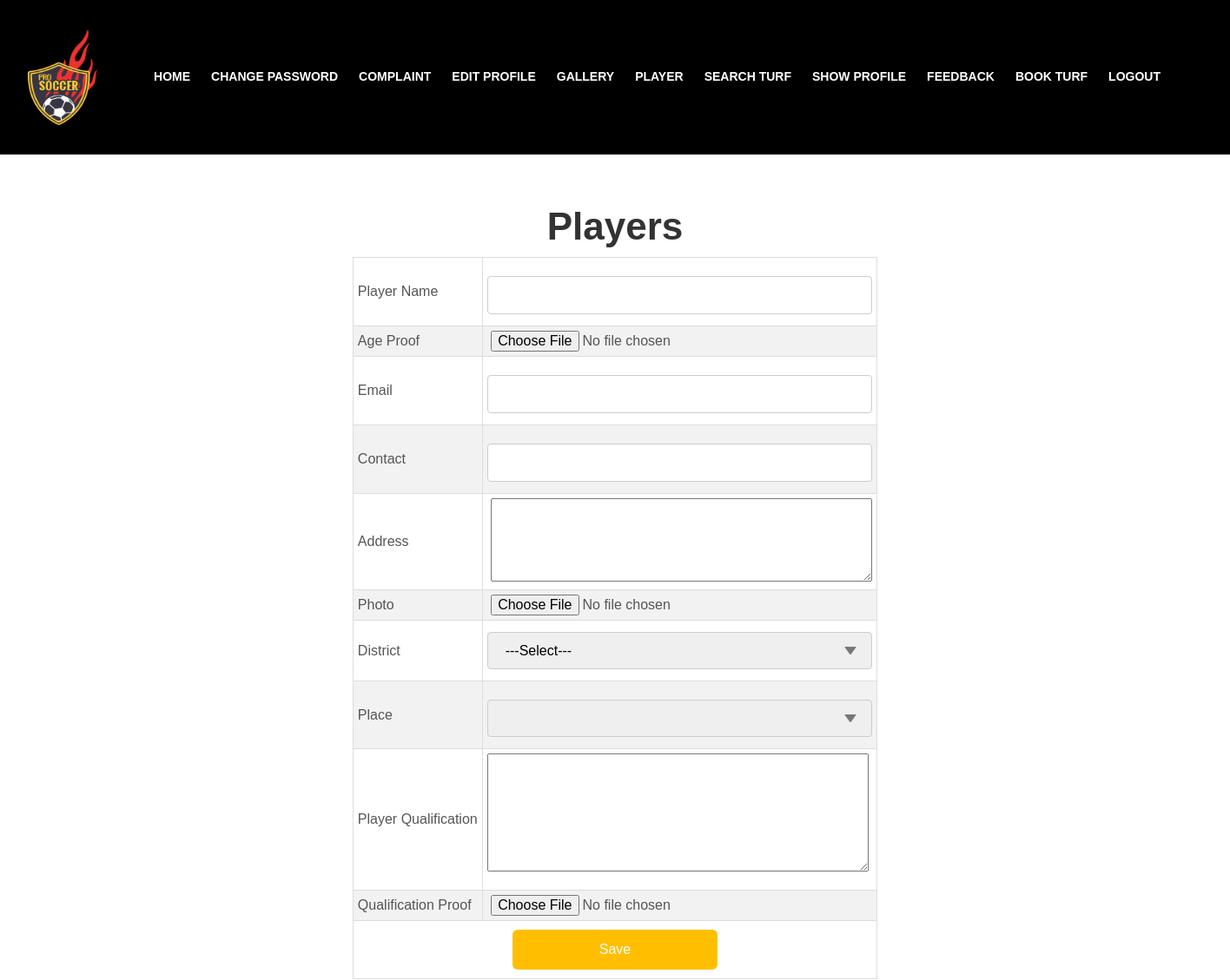
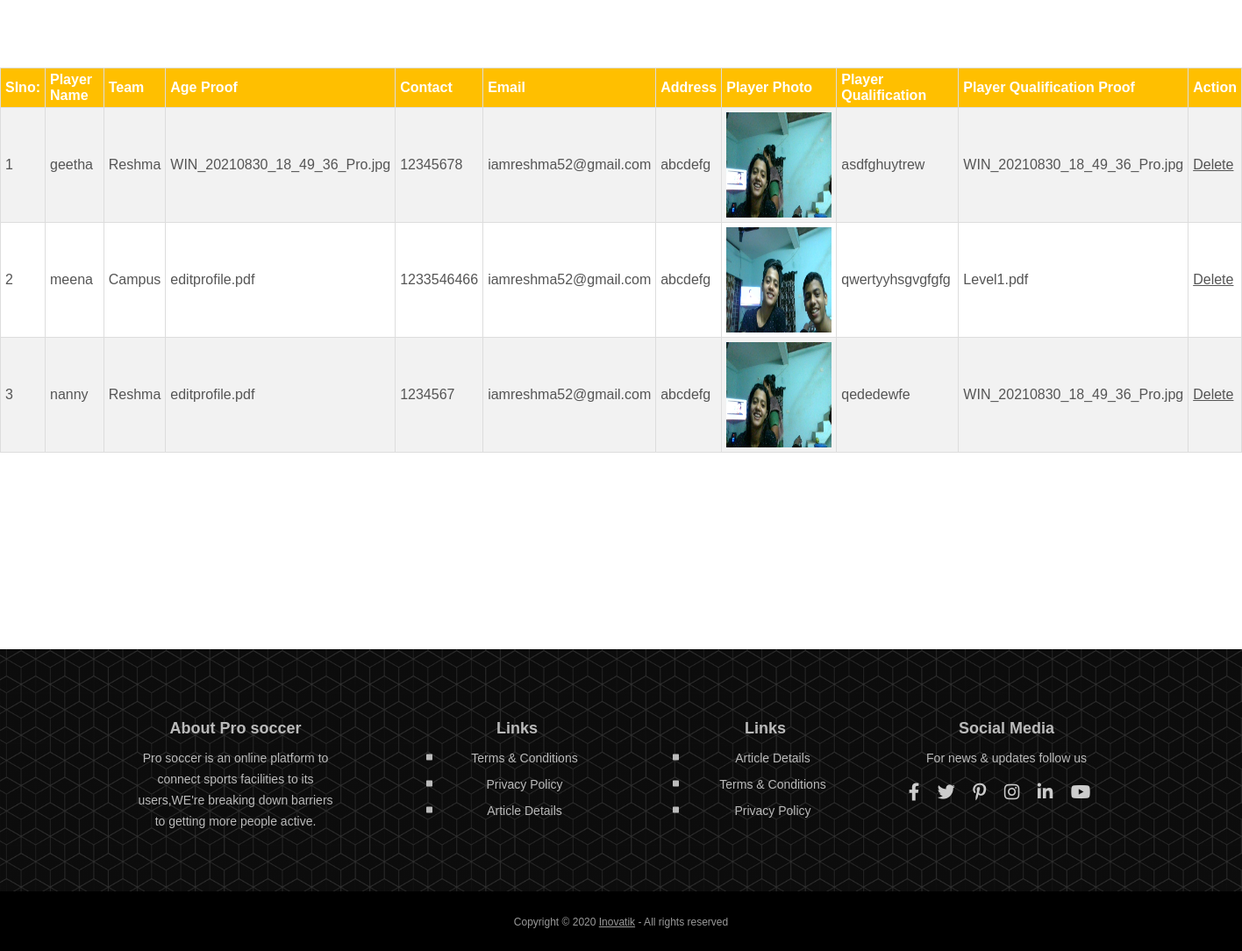
Page /Project/Team/Player.php on the committed database (2 pictures, top to bottom).
### tables this page shows
CREATE TABLE `tbl_players` (
  `player_id` int(50) NOT NULL auto_increment,
  `player_name` varchar(100) NOT NULL,
  `age_proof` varchar(1000) NOT NULL,
  `team_id` int(50) NOT NULL,
  `player_email` varchar(100) NOT NULL,
  `player_contact` int(50) NOT NULL,
  `player_address` varchar(100) NOT NULL,
  `player_pic` varchar(1000) NOT NULL,
  `place_id` int(50) NOT NULL,
  `player_qualification` varchar(1000) NOT NULL,
  `player_qproof` mediumtext NOT NULL,
  PRIMARY KEY  (`player_id`)
);

CREATE TABLE `tbl_team` (
  `team_id` int(50) NOT NULL auto_increment,
  `team_name` varchar(100) NOT NULL,
  `team_contact` int(50) NOT NULL,
  `team_email` varchar(100) NOT NULL,
  `place_id` int(50) NOT NULL,
  `team_photo` varchar(1000) NOT NULL,
  `team_username` varchar(100) NOT NULL,
  `team_password` varchar(100) NOT NULL,
  `team_status` varchar(50) NOT NULL default '0',
  PRIMARY KEY  (`team_id`)
);

### Project/Team/Player.php (the view, shortened to what this page needs)
<?php
		 include("Links.php");
		 include("Head.php");
	?>
<!DOCTYPE html PUBLIC "-//W3C//DTD XHTML 1.0 Transitional//EN" "http://www.w3.org/TR/xhtml1/DTD/xhtml1-transitional.dtd">
<html xmlns="http://www.w3.org/1999/xhtml">
<head>
</head>
<body>
<div id="tab" align="center">
</head>
<body>
<form action="" method="post" enctype="multipart/form-data" name="form1" id="form1">
<div align="center" id="tab">
<h1>Players</h1>
  <table>
    <tr>
      <td>Player Name</td>
      <td><label for="txtPlayername"></label>
      <input type="text" required="required" pattern"[A-Za-z]{3,36}" name="txtPlayername" id="txtPlayername" /></td>
    </tr>
    <tr>
      <td>Age Proof</td>
      <td><label for="fileAgeproof"></label>
      <input type="file" required="required" name="fileAgeproof" id="fileAgeproof" /></td>
    </tr>
    <tr>
      <td>Email</td>
      <td><label for="txtEmail"></label>
      <input type="text"required="required" pattern"{3,36}" name="txtEmail" id="txtEmail" /></td>
    </tr>
    <tr>
      <td>Contact</td>
      <td><label for="txtContact"></label>
      <input type="text" required="required" pattern"[0-9]{10,10}" name="txtContact" id="txtContact" /></td>
    </tr>
    <tr>
      <td>Address</td>
      <td><label for="txtAddress"></label>
      <textarea name="txtAddress" required="required" pattern"[A-Za-z]{3,36}" id="txtAddress" cols="45" rows="5"></textarea></td>
    </tr>
    <tr>
      <td>Photo</td>
      <td><label for="filePhoto"></label>
      <input type="file" required="required" name="filePhoto" id="filePhoto" /></td>
    </tr>
    <tr>
      <td>District</td>
      <td><select name="slctDistrict" required="required" pattern"[A-Za-z]{3,36}" id="slctDistrict" onchange="show_dis(this.value,0)">
        <option>---Select---</option>
      </select></td>
    </tr>
    <tr>
      <td>Place</td>
      <td><label for="selplace"></label>
        <select name="selplace" required="required" pattern"[A-Za-z]{3,36}" id="selplace">
      </select></td>
    </tr>
    <tr>
      <td>Player Qualification</td>
      <td>
        <p>
          <textarea name="txtQualifiacation" required="required" id="txtQualifiacation" cols="45" rows="5"></textarea>
      </p></td>
    </tr>
    <tr>
      <td>Qualification Proof</td>
      <td><label for="fileQproof"></label>
      <input type="file" name="fileQproof" required="required" id="fileQproof" /></td>
    </tr>
    <tr>
      <td colspan="2"><div align="center"><input type="submit" name="btnSave" id="btnSave" value="Save" /></td>
    </tr>
  </table>
</form>
<br /><br /><br />
<table border="1" align="center">
<tr>
<th>Slno:</th>
<th>Player Name</th>
<th>Team</th>
<th>Age Proof</th>
<th>Contact</th>
<th>Email</th>
<th>Address</th>
<th>Player Photo</th>
<th>Player Qualification</th>
<th>Player Qualification Proof</th>
<th>Action</th>
</tr>
<?php
$i=0;
$sel="select * from tbl_players pl  inner join tbl_team t on pl.team_id=t.team_id";
$datas=mysql_query($sel,$conn);
while($row=mysql_fetch_array($datas))
{
?>
<tr>
<td><?php echo $i=$i+1 ?></td>
<td><?php echo $row["player_name"]?></td>
<td><?php echo $row["team_name"]?></td>
<td><?php echo $row["age_proof"]?></td>
<td><?php echo $row["player_contact"]?></td>
<td><?php echo $row["player_email"]?></td>
<td><?php echo $row["player_address"]?></td>
<td><img src="../Assets/Images/<?php echo $row["player_pic"]?>"  width="120" height="120"/></td>
<td><?php echo $row["player_qualification"]?></td>
<td><?php echo $row["player_qproof"]?></td>
<td><a href="Player.php?delid=<?php echo $row["player_id"];?>">Delete</a>
</td>
</tr>
<?php
}
?>
</table>
  </div>
</body>
<br />
<br /><br />
<br /><br />
<br /><br />
<br />
<?php
include("Foot.php");
?>
</html>

### Project/Team/Links.php (shortened to what this page needs)
<link rel="stylesheet" type="text/css"
  href="https://cdnjs.cloudflare.com/ajax/libs/OwlCarousel2/2.1.3/assets/owl.carousel.min.css" />
<link rel="stylesheet" type="text/css" href="css/bootstrap.css" />
<link href="css/style.css" rel="stylesheet" />
<link href="css/responsive.css" rel="stylesheet" />

### Project/Team/Head.php (shortened to what this page needs)
<!DOCTYPE html>
<html lang="en">
<head>
    <link href="../Template/User/css/bootstrap.css" rel="stylesheet">
    <link href="../Template/User/css/fontawesome-all.css" rel="stylesheet">
    <link href="../Template/User/css/swiper.css" rel="stylesheet">
	<link href="../Template/User/css/magnific-popup.css" rel="stylesheet">
	<link href="../Template/User/css/styles.css" rel="stylesheet">
    <link href="../Template/form.css" rel="stylesheet">
</head>
<body data-spy="scroll" data-target=".fixed-top">
    <nav class="navbar navbar-expand-lg navbar-dark navbar-custom fixed-top" style="background-color:black">
        <a  href="../Template/User/index.html"><img src="../Template/Main/images/logo.png" height="110" width="80" alt="alternative"></a>
        <div<ul class="navbar-nav ml-auto">
        <li class="nav-item">
                    <a class="nav-link page-scroll" style="color:white" href="Homepage.php">HOME</a>
                </li>
                <li class="nav-item">
                    <a class="nav-link page-scroll" style="color:white" href="ChangePass.php">CHANGE PASSWORD<span class="sr-only">(current)</span></a>
                </li>
                <li class="nav-item">
                    <a class="nav-link page-scroll" style="color:white" href="Complaint.php">COMPLAINT</a>
                </li>
                 <li class="nav-item">
                    <a class="nav-link page-scroll" style="color:white" href="EditProfile.php">EDIT PROFILE</a>
                </li>
                 <li class="nav-item">
                    <a class="nav-link page-scroll" style="color:white" href="Gallery.php">GALLERY</a>
                </li>
                 <li class="nav-item">
                    <a class="nav-link page-scroll" style="color:white" href="Player.php">PLAYER</a>
                </li>
                 <li class="nav-item">
                    <a class="nav-link page-scroll" style="color:white" href="SearchTurf.php">SEARCH TURF</a>
                </li>
                 <li class="nav-item">
                    <a class="nav-link page-scroll" style="color:white" href="ShowProfile.php">SHOW PROFILE</a>
                </li>
                 <li class="nav-item">
                    <a class="nav-link page-scroll" style="color:white" href="FeedbackDetails.php">FEEDBACK</a>
                </li>
                 <li class="nav-item">
                    <a class="nav-link page-scroll" style="color:white" href="ViewTurfBooking.php">BOOK TURF</a>
                </li>
                <li class="nav-item">
                    <a class="nav-link page-scroll" style="color:white" href="../">LOGOUT</a>
                </li>
            <span class="nav-item social-icons">
                <span class="fa-stack">
                </span>
            </span>
    </nav>
    <br><br><br><br><br><br><br><br><br>

### Project/Team/Foot.php (shortened to what this page needs)
    <div class="footer">
        <div class="container">
            <div class="row">
                <div class="col-md-3">
                    <div class="footer-col first">
                        <h5>About Pro soccer</h5>
                        <p class="p-small">Pro soccer is an online platform to connect sports facilities to its users,WE're breaking down barriers to getting more people active.</p>
                    </div>
                </div>
                <div class="col-md-3">
                    <div class="footer-col second">
                        <h5>Links</h5>
                        <ul class="list-unstyled li-space-lg p-small">
                            <li class="media">
                                <i class="fas fa-square"></i>
                                <div class="media-body"><a href="../Template/User/terms-conditions.html">Terms & Conditions</a></div>
                            </li>
                            <li class="media">
                                <i class="fas fa-square"></i>
                                <div class="media-body"><a href="../Template/User/privacy-policy.html">Privacy Policy</a></div>
                            </li>
                            <li class="media">
                                <i class="fas fa-square"></i>
                                <div class="media-body"><a href="../Template/User/article-details.html">Article Details</a></div>
                            </li>
                        </ul>
                    </div>
                </div>
                <div class="col-md-3">
                    <div class="footer-col third">
                        <h5>Links</h5>
                        <ul class="list-unstyled li-space-lg p-small">
                            <li class="media">
                                <i class="fas fa-square"></i>
                                <div class="media-body"><a href="../Template/User/article-details.html">Article Details</a></div>
                            </li>
                            <li class="media">
                                <i class="fas fa-square"></i>
                                <div class="media-body"><a href="../Template/User/terms-conditions.html">Terms & Conditions</a></div>
                            </li>
                            <li class="media">
                                <i class="fas fa-square"></i>
                                <div class="media-body"><a href="../Template/User/privacy-policy.html">Privacy Policy</a></div>
                            </li>
                        </ul>
                    </div>
                </div>
                <div class="col-md-3">
                    <div class="footer-col fourth">
                        <h5>Social Media</h5>
                        <p class="p-small">For news & updates follow us</p>
                        <a href="../Template/User/#your-link">
                            <i class="fab fa-facebook-f"></i>
                        </a>
                        <a href="../Template/User/#your-link">
                            <i class="fab fa-twitter"></i>
                        </a>
                        <a href="../Template/User/#your-link">
                            <i class="fab fa-pinterest-p"></i>
                        </a>
                        <a href="../Template/User/#your-link">
                            <i class="fab fa-instagram"></i>
                        </a>
                        <a href="../Template/User/#your-link">
                            <i class="fab fa-linkedin-in"></i>
                        </a>
                        <a href="../Template/User/#your-link">
                            <i class="fab fa-youtube"></i>
                        </a>
                    </div>
                </div>
            </div>
        </div>
    </div>
    <div class="copyright">
        <div class="container">
            <div class="row">
                <div class="col-lg-12">
                    <p class="p-small">Copyright © 2020 <a href="../Template/User/https://inovatik.com">Inovatik</a> - All rights reserved</p>
                </div>
            </div>
        </div>
    </div>
</body>
</html>

### Project/Template/User/css/styles.css (style rules this page uses)
body, html { width: 100%; height: 100%; }
body, p { color: #555; font: 400 1rem/1.625rem "Montserrat", sans-serif; }
.p-small { font: 400 0.875rem/1.5rem "Montserrat", sans-serif; }
h1 { color: #333; font: 700 2.75rem/3.375rem "Montserrat", sans-serif; }
h5 { color: #333; font: 700 1.125rem/1.75rem "Montserrat", sans-serif; }
.li-space-lg li { margin-bottom: 0.375rem; }
a { color: #555; text-decoration: underline; }
select { -webkit-appearance: none; -moz-appearance: none; -ms-appearance: none; -o-appearance: none; appearance: none; background-image: url('../images/down-arrow.png'); background-position: 96% 50%; background-repeat: no-repeat; outline: none; }
.navbar-custom { background-color: #fff; box-shadow: 0 0.0625rem 0.375rem 0 rgba(0, 0, 0, 0.04); font: 600 0.875rem/0.875rem "Montserrat", sans-serif; transition: all 0.2s; }
.navbar-custom .navbar-nav { margin-top: 0.75rem; margin-bottom: 0.5rem; }
.navbar-custom .nav-item .nav-link { padding: 0.625rem 0.75rem; color: #333; text-decoration: none; transition: all 0.2s ease; }
.navbar-custom .social-icons { display: none; }
.footer { padding-top: 4.75rem; padding-bottom: 2rem; background: linear-gradient(to bottom right, rgba(0, 0, 0, 0.8), rgba(0, 0, 0, 0.8)), url('../images/header-background.jpg') center center no-repeat; background-size: cover; }
.footer .footer-col { margin-bottom: 2.25rem; }
.footer h5 { margin-bottom: 0.5rem; }
.footer a { text-decoration: none; }
.footer h5, .footer p, .footer a { color: #bbb; }
.footer .list-unstyled .fas { color: #bbb; font-size: 0.5rem; line-height: 1.375rem; }
.footer .list-unstyled .media-body { margin-left: 0.625rem; }
.footer .fab { margin-bottom: 0.75rem; margin-right: 1rem; color: #ccc; font-size: 1.25rem; transition: all 0.2s ease; }
.copyright { padding-top: 1.5rem; padding-bottom: 0.375rem; background-color: #000; text-align: center; }
.copyright .p-small { color: #999; font-size: 0.75rem; line-height: 1.375rem; }
.copyright a { color: #999; }
@media (min-width: 992px) { .navbar-custom { padding: 2.125rem 1.5rem 2.125rem 2rem; background: transparent; box-shadow: none; } }
@media (min-width: 992px) { .navbar-custom .navbar-nav { margin-top: 0; margin-bottom: 0; } }
@media (min-width: 992px) { .navbar-custom .nav-item .nav-link { padding: 0.25rem 0.75rem; color: #eee; } }
@media (min-width: 992px) { .navbar-custom .social-icons { display: block; margin-right: 0.5rem; margin-left: 0.5rem; } }
@media (min-width: 992px) { .navbar-custom .fa-stack { width: 2em; margin-left: 0.25rem; font-size: 0.75rem; } }
@media (min-width: 1200px) { .footer .footer-col.first { margin-right: 1.5rem; } }
@media (min-width: 1200px) { .footer .footer-col.second { margin-left: 3rem; } }
@media (min-width: 1200px) { .footer .footer-col.third { margin-left: 2.75rem; } }
@media (min-width: 1200px) { .footer .footer-col.fourth { margin-left: 1.5rem; } }

### Project/Template/form.css (style rules this page uses)
#tab { font-family: "Trebuchet MS", Arial, Helvetica, sans-serif; border-collapse: collapse; width: 100%; }
#tab td, #tab th { border: 1px solid #ddd; padding: 5px; }
#tab tr:nth-child(even) { background-color: #f2f2f2; }
#tab th { padding-top: 4px; padding-bottom: 4px; text-align: left; background-color:#ffbf00; color: white; }
input[type=text],select { width: 100%; padding: 12px 20px; margin: 8px 0; display: inline-block; border: 1px solid #ccc; border-radius: 4px; box-sizing: border-box; }
input[type=submit] { width: 40%; background-color: #ffbf00; color: white; padding: 14px 20px; margin: 5px 0; border: none; border-radius: 6px; cursor: pointer; }

### rows in the picture
tbl_players: player_name "geetha", team.team_name "Reshma", age_proof "WIN_20210830_18_49_36_Pro.jpg", player_contact "12345678", player_email "iamreshma52@gmail.com", player_address "abcdefg", player_pic (picture), player_qualification "asdfghuytrew", player_qproof "WIN_20210830_18_49_36_Pro.jpg"
tbl_players: i "2", player_name "meena", team.team_name "Campus", age_proof "editprofile.pdf", player_contact "1233546466", player_email "iamreshma52@gmail.com", player_address "abcdefg", player_pic (picture), player_qualification "qwertyyhsgvgfgfg", player_qproof "Level1.pdf"
tbl_players: i "3", player_name "nanny", team.team_name "Reshma", age_proof "editprofile.pdf", player_contact "1234567", player_email "iamreshma52@gmail.com", player_address "abcdefg", player_pic (picture), player_qualification "qededewfe", player_qproof "WIN_20210830_18_49_36_Pro.jpg"
